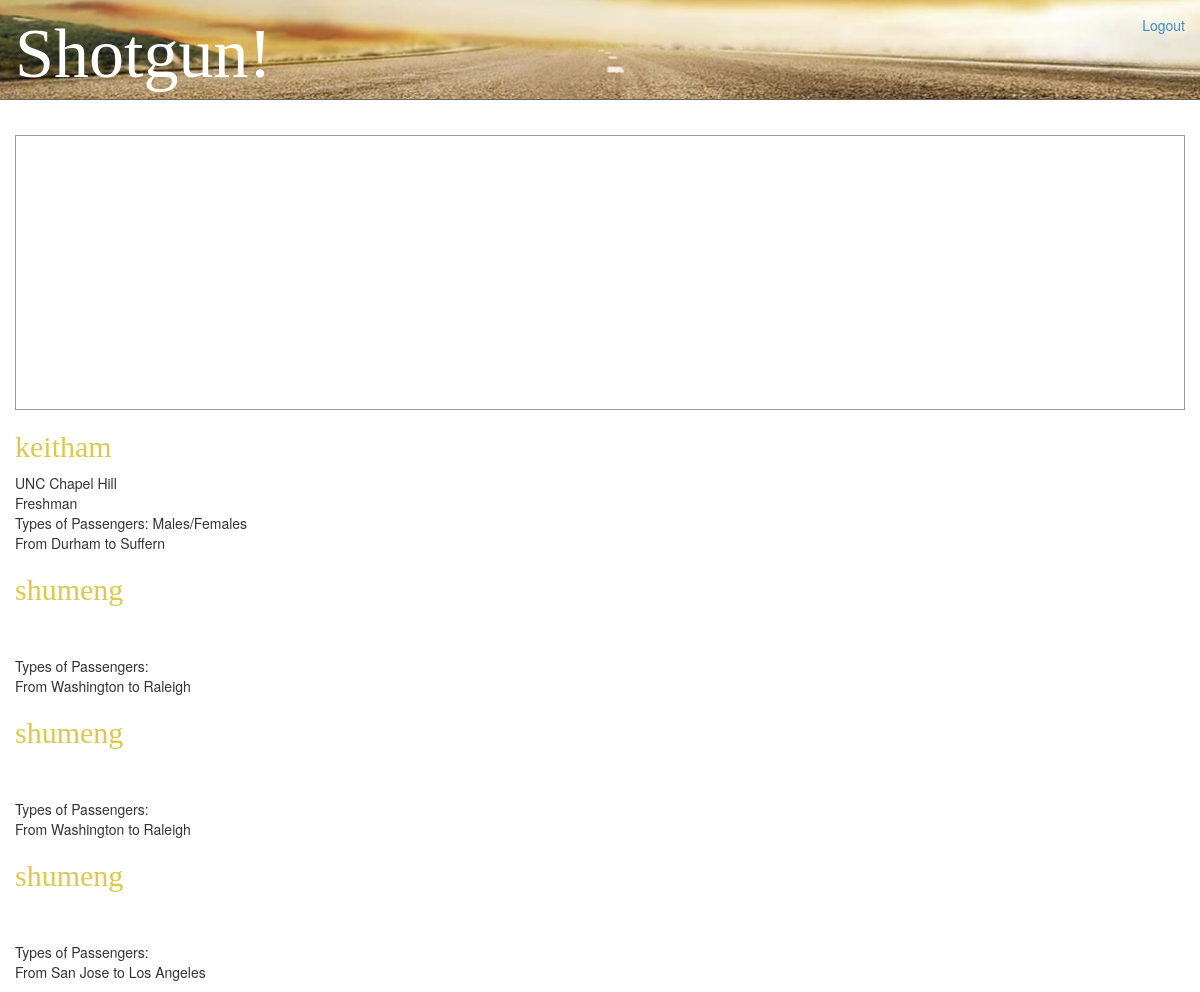
Screenshot of /rides/ (signed in) with the database file from the repository.
### drive/models.py (models this page shows)
class Ride(models.Model):
    driver = models.ForeignKey(User)
    fromLocation = models.ForeignKey('Location', related_name='ride_from_set')
    toLocation = models.ForeignKey('Location', related_name='ride_to_set')
    leavingOn = models.DateField()
    gasMoney = models.DecimalField(max_digits=6, decimal_places=2)
    luggageRoom = models.IntegerField()

class ShotgunProfile(models.Model):
    YEARS = (
        ('Freshman', 'Freshman'),
        ('Sophomore', 'Sophomore'),
        ('Junior', 'Junior'),
        ('Senior', 'Senior'),
        ('Professor', 'Professor'),
    )
    SCHOOLS = (
        ('UNC Chapel Hill', 'UNC Chapel Hill'),
    )
    PASSENGERS = (
        ('Males', 'Males'),
        ('Females', 'Females'),
        ('Males/Females', 'Males/Females'),
    )
    user = models.OneToOneField(User, related_name='shotgunprofile')
    avatar = models.ImageField(upload_to='images/avatars/', default='')
    school = models.CharField(max_length=50, choices=SCHOOLS, default='UNC Chapel Hill')
    year = models.CharField(max_length=10, choices=YEARS, default='Freshman')
    passengers = models.CharField(max_length=15, choices=PASSENGERS, default='Males/Females')

class Location(models.Model):
    lat = models.DecimalField(max_digits=10, decimal_places=6)
    lng = models.DecimalField(max_digits=10, decimal_places=6)
    formattedAddress = models.CharField(max_length=255)
    city = models.CharField(max_length=255)

### drive/views.py (the view)
# urls.py: url(r'^rides/$', views.rides_index, name='rides_index'),
def rides_index(request):
    rides = Ride.objects.all()
    paginator = Paginator(rides, 10)
    page = request.GET.get('page')
    try:
        rides = paginator.page(page)
    except PageNotAnInteger:
        rides = paginator.page(1)
    except EmptyPage:
        rides = paginator.page(paginator.num_pages)
    return render(request, 'rides/index.html', {"rides": rides})

### shotgun/resources/templates/rides/index.html (shortened to what this page needs)
{% extends 'layout_header.html' %}
{% block content %}
    <div id="map">
    </div>
    <section id="section-ride-index">
        {% for ride in rides %}
            <div class="ride">
                <h2>{{ride.driver.username}}</h2>
                <p>
                    {{ride.driver.shotgunprofile.school}}<br>
                    {{ride.driver.shotgunprofile.year}}<br>
                    Types of Passengers: {{ride.driver.shotgunprofile.passengers}}<br>
                    From {{ride.fromLocation.city}} to {{ride.toLocation.city}}
                </p>
            </div>
        {% endfor %}
    </section>
{% endblock %}

### shotgun/resources/public/css/shotgun.css (style rules this page uses)
html, body { height: 100%; }
h2, h3, h4 { font-family: Avenir; color: #ddc84b; }
#map, #map_canvas { margin-top: 35px; height: 275px; width: 100%; border: 1px solid #999999; }

### rows the page displays
Ride: driver.username "keitham", driver.shotgunprofile.school "UNC Chapel Hill", driver.shotgunprofile.year "Freshman", driver.shotgunprofile.passengers "Males/Females", fromLocation.city "Durham", toLocation.city "Suffern"
Ride: driver.username "shumeng", fromLocation.city "Washington", toLocation.city "Raleigh"
Ride: driver.username "shumeng", fromLocation.city "Washington", toLocation.city "Raleigh"
Ride: driver.username "shumeng", fromLocation.city "San Jose", toLocation.city "Los Angeles"
